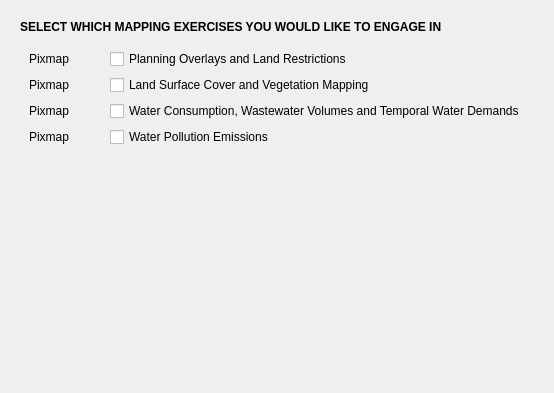
            <widget class="QWidget" name="inputs_contents">
             <property name="geometry">
              <rect>
               <x>0</x>
               <y>0</y>
               <width>554</width>
               <height>393</height>
              </rect>
             </property>
             <layout class="QVBoxLayout" name="verticalLayout_12">
              <item>
               <layout class="QVBoxLayout" name="verticalLayout_28">
                <property name="margin">
                 <number>9</number>
                </property>
                <item>
                 <widget class="QLabel" name="descr1">
                  <property name="text">
                   <string>&lt;html&gt;&lt;head/&gt;&lt;body&gt;&lt;p&gt;&lt;span style=&quot; font-weight:600;&quot;&gt;SELECT WHICH MAPPING EXERCISES YOU WOULD LIKE TO ENGAGE IN&lt;/span&gt;&lt;/p&gt;&lt;/body&gt;&lt;/html&gt;</string>
                  </property>
                 </widget>
                </item>
                <item>
                 <widget class="QWidget" name="widget" native="true">
                  <property name="minimumSize">
                   <size>
                    <width>0</width>
                    <height>10</height>
                   </size>
                  </property>
                  <layout class="QGridLayout" name="gridLayout_2">
                   <item row="1" column="1">
                    <widget class="QCheckBox" name="checkBox_2">
                     <property name="text">
                      <string>Land Surface Cover and Vegetation Mapping</string>
                     </property>
                    </widget>
                   </item>
                   <item row="0" column="1">
                    <widget class="QCheckBox" name="checkBox">
                     <property name="text">
                      <string>Planning Overlays and Land Restrictions</string>
                     </property>
                    </widget>
                   </item>
                   <item row="3" column="1">
                    <widget class="QCheckBox" name="checkBox_4">
                     <property name="text">
                      <string>Water Pollution Emissions</string>
                     </property>
                    </widget>
                   </item>
                   <item row="2" column="1">
                    <widget class="QCheckBox" name="checkBox_3">
                     <property name="text">
                      <string>Water Consumption, Wastewater Volumes and Temporal Water Demands</string>
                     </property>
                    </widget>
                   </item>
                   <item row="0" column="0">
                    <widget class="QLabel" name="label">
                     <property name="text">
                      <string>Pixmap</string>
                     </property>
                    </widget>
                   </item>
                   <item row="1" column="0">
                    <widget class="QLabel" name="label_2">
                     <property name="text">
                      <string>Pixmap</string>
                     </property>
                    </widget>
                   </item>
                   <item row="2" column="0">
                    <widget class="QLabel" name="label_3">
                     <property name="text">
                      <string>Pixmap</string>
                     </property>
                    </widget>
                   </item>
                   <item row="3" column="0">
                    <widget class="QLabel" name="label_4">
                     <property name="text">
                      <string>Pixmap</string>
                     </property>
                    </widget>
                   </item>
                  </layout>
                 </widget>
                </item>
                <item>
                 <widget class="QWidget" name="widget_2" native="true"/>
                </item>
               </layout>
              </item>
              <item>
               <spacer name="verticalSpacer_5">
                <property name="orientation">
                 <enum>Qt::Vertical</enum>
                </property>
                <property name="sizeHint" stdset="0">
                 <size>
                  <width>20</width>
                  <height>40</height>
                 </size>
                </property>
               </spacer>
              </item>
             </layout>
            </widget>
